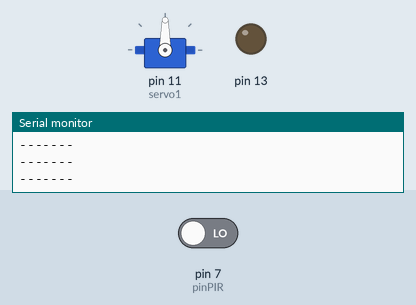
A sketch run on a simulated Arduino Uno, built with avr-gcc and run on an emulated ATmega328P. Parts: servo, output pins drawn as LEDs (lit = HIGH), the last lines printed to the serial monitor. Inputs (shaded band) come from the test bench; at power-on: pin 7 (pinPIR) LOW.

Above: at 1.2 s.
1.3 s: pin 7 (pinPIR) driven HIGH
At 1.6 s:
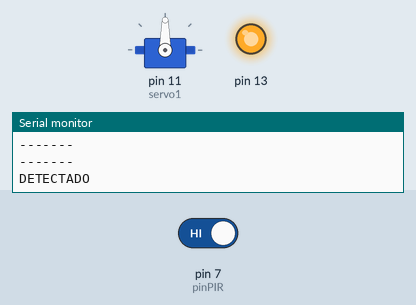
10.3 s: pin 7 (pinPIR) driven LOW
At 11.45 s:
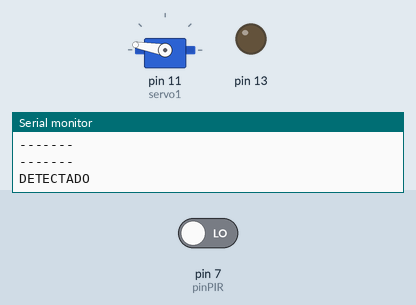
13.3 s: pin 7 (pinPIR) driven HIGH
At 14.1 s:
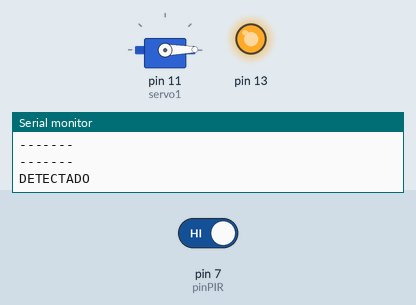
Timing chart, 0 to 22.3 s (numbered marks = the images above; inputs shaded):
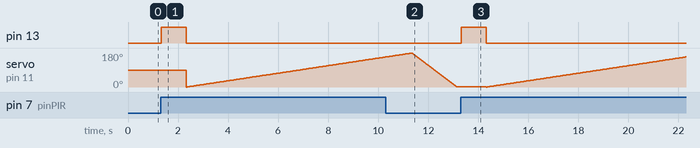

Measured:
- after the input at 1.3 s, pin 13: LOW → HIGH at once, → LOW 1.0 s later
- after the input at 10.3 s, pin 13: stays LOW (without the input it goes to HIGH after 2.8 s)
- after the input at 13.3 s, pin 13: LOW → HIGH at once, → LOW 1.0 s later

The sketch:

sketch_jun02a.ino
```cpp
#include <Servo.h>
#define pinPIR 7

Servo servo1; // Cria um objeto servo

// Variável para armazenar a posição do servo1
int pos = 0;

void setup() {
  pinMode(pinPIR, INPUT);
  Serial.begin(9600);
  pinMode(13, OUTPUT);
  servo1.attach(11);
}


void loop() {
  bool valorPIR = digitalRead(pinPIR);
  if (valorPIR) {
    Serial.println("DETECTADO");
    digitalWrite(13, HIGH);
    delay(1000);
    digitalWrite(13, LOW);
    for(pos = 0; pos < 180; pos += 1){
      servo1.write(pos);
      delay(50);
    }
    for(pos = 180; pos>=1; pos-=1){
      servo1.write(pos);
      delay(10);
    }
  }
  else {
    Serial.println("-------");
  }
}
```
